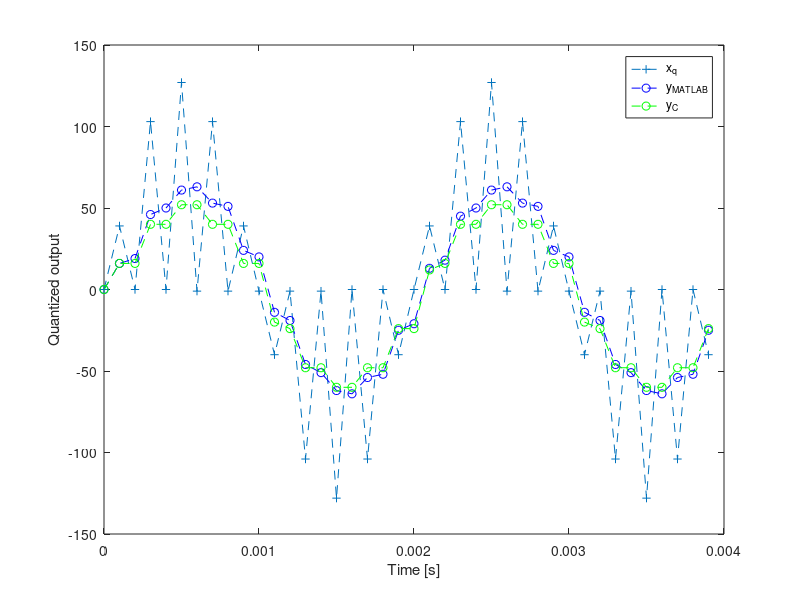

MATLAB code for this plot: (Note: this script raises an error after producing the figure.)
clear all
close all
clc

%% Comparing results

fs=10000; %% sampling frequency

T=1/500; %% maximum period
tt=0:1/fs:10*T; %% time samples

% Open file
fx = fopen('samples.txt','r');
x_in = fscanf(fx,'%d');
fclose(fx);

fym = fopen('resultsm.txt','r');
ym = fscanf(fym, '%d');
fclose(fym);

fyc = fopen('resultsc.txt','r');
yc = fscanf(fyc, '%d');
fclose(fyc);

quantum_spec = figure('Name','C and MATLAB results'); % create the figure f_spec
figure(quantum_spec)
plot(tt(1:2*T*fs),x_in(1:2*T*fs),'--+'); %show the first two periods
hold on
plot(tt(1:2*T*fs),ym(1:2*T*fs),'--ob');
plot(tt(1:2*T*fs),yc(1:2*T*fs),'--og');
legend('x_q','y_M_A_T_L_A_B', 'y_C')

xlabel('Time [s]');
ylabel('Quantized output');


% compute errors
errors = ym-yc;
max_err = max(abs(errors))

dist = thd(yc)